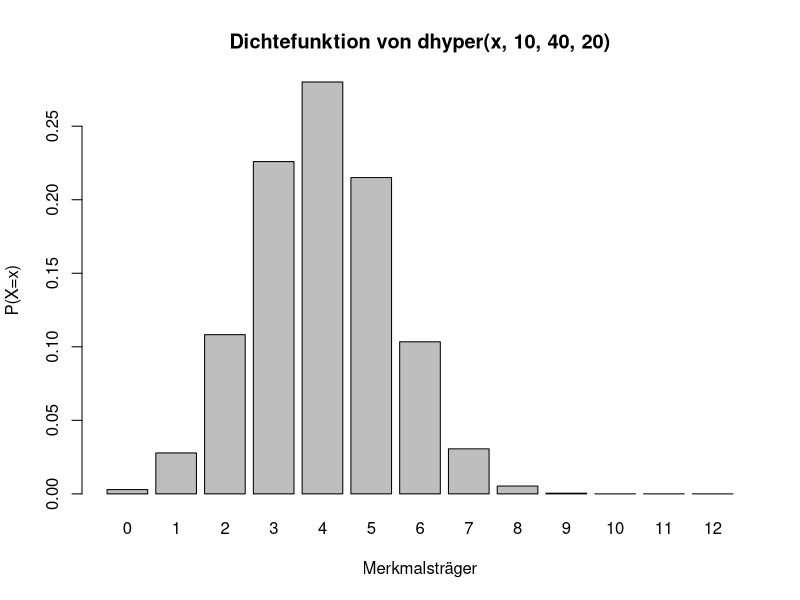

Write R code to recreate this figure.
# Dichtefunktion dhyper(x, 10, 40, 20)
barplot(dhyper(0:12, 10, 40, 20), names.arg = 0:12, main="Dichtefunktion von dhyper(x, 10, 40, 20)", xlab="Merkmalsträger", ylab="P(X=x)")
